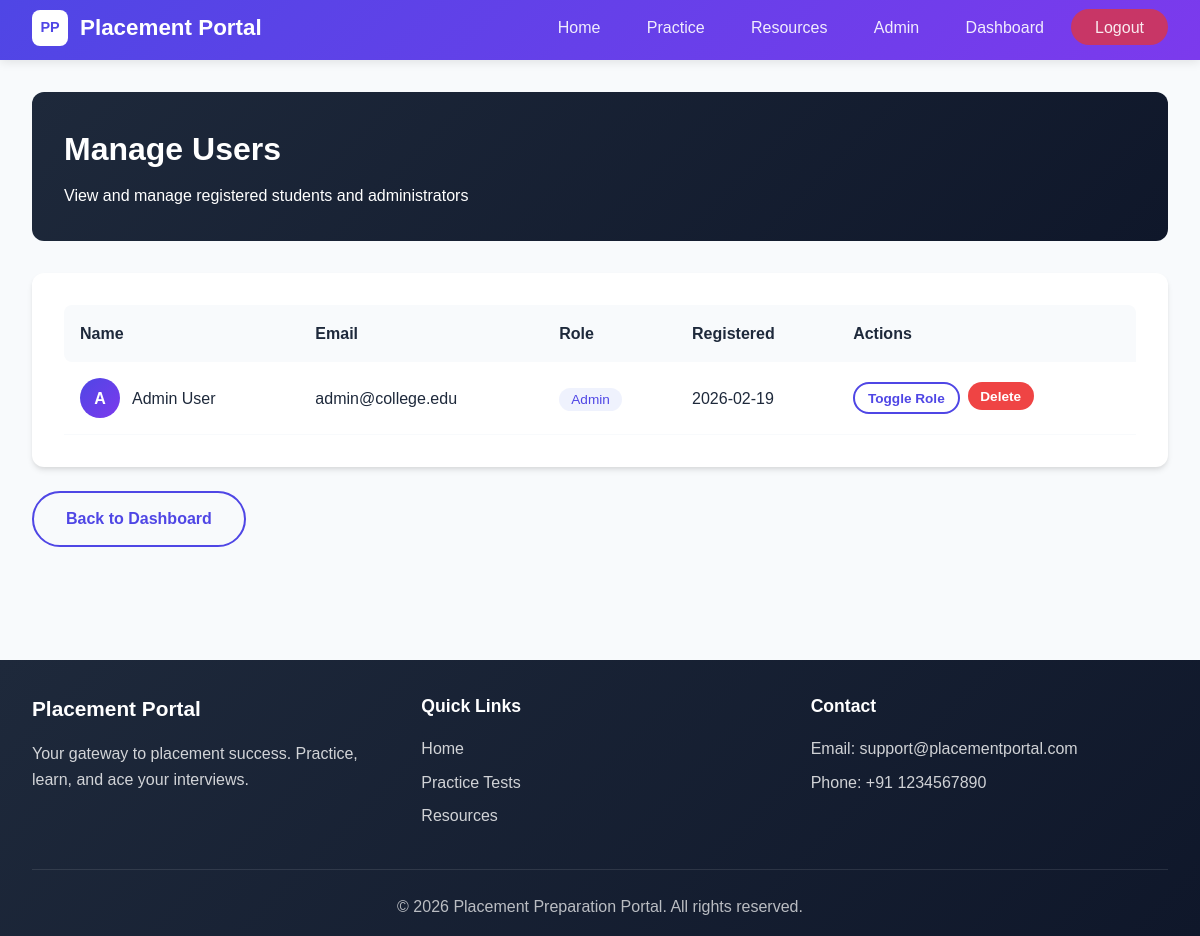
/admin/users (signed in), run on an earlier commit of the app's database.
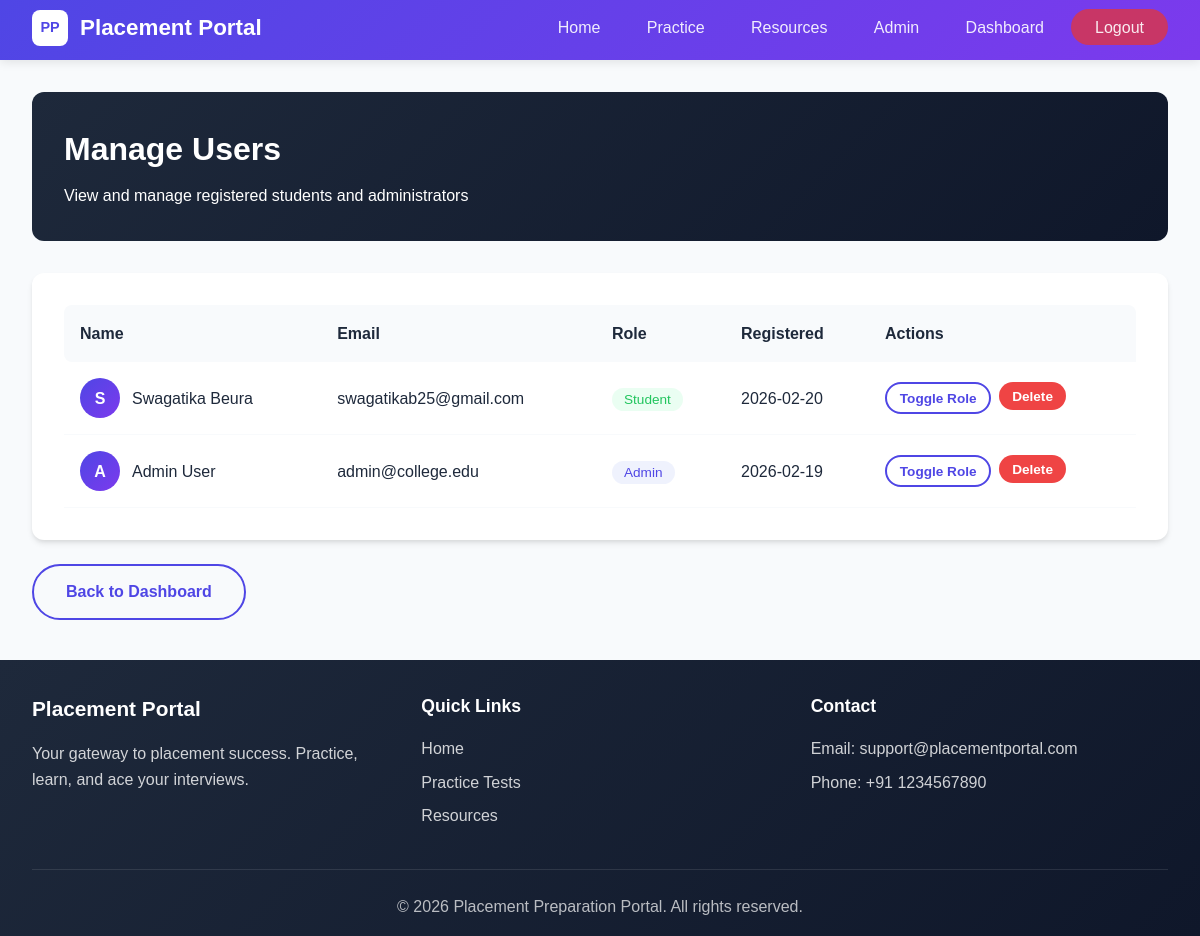
And on a later commit of the database.
### app/models.py (models this page shows, shortened)
class User(UserMixin, db.Model):
    __tablename__ = 'users'
    id = db.Column(db.Integer, primary_key=True)
    name = db.Column(db.String(100), nullable=False)
    email = db.Column(db.String(120), unique=True, nullable=False)
    password_hash = db.Column(db.String(256), nullable=False)
    role = db.Column(db.String(20), default='student')  # 'student' or 'admin'
    college = db.Column(db.String(200))
    created_at = db.Column(db.DateTime, default=datetime.utcnow)
    is_active = db.Column(db.Boolean, default=True)
    quiz_results = db.relationship('QuizResult', backref='user', lazy='dynamic')
    resources = db.relationship('Resource', backref='author', lazy='dynamic')
    activities = db.relationship('StudentActivity', backref='user', lazy='dynamic')

### app/admin/routes.py (the view)
@admin.route('/students')
@admin.route('/users')
@login_required
@admin_required
def list_users():
    users = User.query.order_by(User.created_at.desc()).all()
    return render_template('admin/users.html', users=users)

### app/__init__.py (called while the page is built)
@login_manager.user_loader
def load_user(user_id):
    from app.models import User
    return User.query.get(int(user_id))

### app/admin/routes.py (called while the page is built)
def admin_required(f):
    @wraps(f)
    def decorated_function(*args, **kwargs):
        if not current_user.is_authenticated or current_user.role != 'admin':
            flash('Admin access required.', 'danger')
            return redirect(url_for('main.home'))
        return f(*args, **kwargs)
    return decorated_function

### app/templates/admin/users.html (shortened to what this page needs)
{% extends "base.html" %}
{% block content %}
<div class="container">
    <div class="admin-header">
        <h1>Manage Users</h1>
        <p>View and manage registered students and administrators</p>
    </div>
    <div class="card">
        <div style="overflow-x: auto;">
            <table style="width: 100%; border-collapse: collapse;">
                <thead>
                    <tr style="background: var(--light-bg);">
                        <th style="padding: 1rem; text-align: left; border-radius: 8px 0 0 8px;">Name</th>
                        <th style="padding: 1rem; text-align: left;">Email</th>
                        <th style="padding: 1rem; text-align: left;">Role</th>
                        <th style="padding: 1rem; text-align: left;">Registered</th>
                        <th style="padding: 1rem; text-align: left; border-radius: 0 8px 0 0;">Actions</th>
                    </tr>
                </thead>
                <tbody>
                    {% for user in users %}
                    <tr style="border-bottom: 1px solid var(--light-bg);">
                        <td style="padding: 1rem;">
                            <div style="display: flex; align-items: center; gap: 0.75rem;">
                                <div style="width: 40px; height: 40px; border-radius: 50%; background: var(--primary-gradient); display: flex; align-items: center; justify-content: center; color: white; font-weight: 600;">
                                    {{ user.name[0] }}
                                </div>
                                <span>{{ user.name }}</span>
                            </div>
                        </td>
                        <td style="padding: 1rem;">{{ user.email }}</td>
                        <td style="padding: 1rem;">
                            <span style="padding: 0.25rem 0.75rem; border-radius: 20px; font-size: 0.85rem; {% if user.role == 'admin' %}background: rgba(102, 126, 234, 0.1); color: var(--primary-color);{% else %}background: rgba(56, 239, 125, 0.1); color: var(--success-color);{% endif %}">
                                {{ user.role|title }}
                            </span>
                        </td>
                        <td style="padding: 1rem;">{{ user.created_at.strftime('%Y-%m-%d') }}</td>
                        <td style="padding: 1rem;">
                            <div style="display: flex; gap: 0.5rem;">
                                <form action="{{ url_for('admin.toggle_role', user_id=user.id) }}" method="POST" style="display: inline;">
                                    <button type="submit" class="btn btn-outline" style="padding: 0.4rem 0.8rem; font-size: 0.85rem;" {% if user.id == current_user.id %}disabled{% endif %}>
                                        Toggle Role
                                    </button>
                                </form>
                                <form action="{{ url_for('admin.delete_user', user_id=user.id) }}" method="POST" style="display: inline;" onsubmit="return confirm('Are you sure you want to delete this user?');">
                                    <button type="submit" class="btn btn-danger" style="padding: 0.4rem 0.8rem; font-size: 0.85rem;" {% if user.id == current_user.id %}disabled{% endif %}>
                                        Delete
                                    </button>
                                </form>
                            </div>
                        </td>
                    </tr>
                    {% else %}
                    <tr>
                        <td colspan="5" style="padding: 2rem; text-align: center; color: var(--text-light);">
                            No users registered yet
                        </td>
                    </tr>
                    {% endfor %}
                </tbody>
            </table>
        </div>
    </div>
    <div style="margin-top: 1.5rem;">
        <a href="{{ url_for('admin.dashboard') }}" class="btn btn-outline">Back to Dashboard</a>
    </div>
</div>
{% endblock %}

What changed in the data, as far as the page shows it:
added User: name "S", name "Swagatika Beura", email "swagatikab25@gmail.com", role "Student", created_at "2026-02-20"
